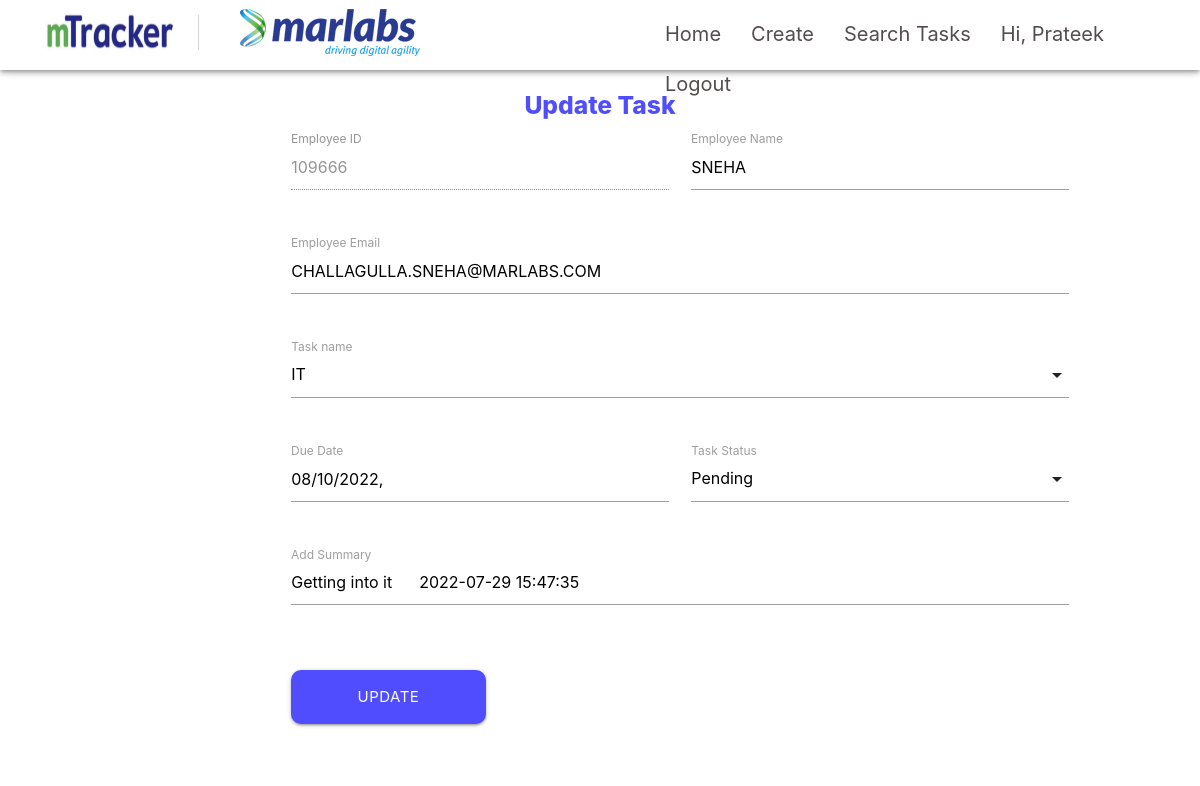
Screenshot of /search/updatetask/69 (signed in) with the database file from the repository.
### accounts/models.py (models this page shows)
class User(AbstractUser):
    username = None
    first_name = models.CharField(max_length=20)
    last_name = models.CharField(max_length=20)
    email = models.EmailField(max_length=30, unique=True)
    empid = models.CharField(max_length=8)
    designation = models.CharField(max_length=20)
    location = models.CharField(max_length=20)
    objects = UserManager()
    USERNAME_FIELD = 'email'
    REQUIRED_FIELDS = []

### taskData/models.py (models this page shows)
class TaskData(models.Model):
    empid = models.TextField(max_length=20)
    empname = models.TextField(max_length=50)
    empemail = models.TextField(max_length=50)
    taskname = models.TextField(max_length=100)
    duedate = models.TextField(max_length=20)
    taskstatus = models.TextField(max_length=15)
    tasksummary = models.TextField(max_length=500)
    createdon = models.DateField()

### mtracker/views.py (the view, shortened to what this page needs)
# urls.py: path('search/updatetask/<int:id>', views.updateTask, name='updatetask'),
@login_required(login_url="/login")
def updateTask(request, id):
    getData = models.TaskData.objects.get(pk=id)
    return render(request, "updatetask.html", {'getData':getData})

### templates/updatetask.html (shortened to what this page needs)
{% extends "base.html" %}
{% block body %}
    <div class="update-task-container">
        <div class="row">
            <center>
                <h5 class="update-task-title">Update Task</h5>
            </center>
            <form class="col l12 s12 offset-m0 offset-l2" method="post">
                <div class="row">
                    <div class="input-field col l4 s12">
                        <input disabled placeholder="Type employee id..." id="emp-id" type="text" class="validate" name="emp-id"
                            value={{getData.empid}}>
                        <label for="emp-id">Employee ID</label>
                    </div>
                    <div class="input-field col l4 s12">
                        <input placeholder="Type employee name..." id="emp-name" type="text" class="validate" name="emp-name"
                            value={{getData.empname}}>
                        <label for="emp-name">Employee Name</label>
                    </div>
                </div>
                <div class="row">
                    <div class="input-field col l8 s12">
                        <input placeholder="Type employee email..." id="emp-email" type="text" class="validate" name="emp-email"
                    value={{getData.empemail}}>
                        <label for="emp-email">Employee Email</label>
                    </div>
                </div>
                <div class="row">
                    <div class="input-field col l3 s12">
                        <label>Task name</label>
                    </div>
                </div>
                <div class="row">
                    <div class="input-field col l4 s12">
                        <label>Due Date</label>
                        <input placeholder="Select Due Date" type="text" class="datepicker" name="due-date" value={{getData.duedate}}>
                    </div>
                    <div class="input-field col l4 s12">
                        <label>Task Status</label>
                    </div>
                </div>
                <div class="row all-summary">
                    <div class="input-field col l4 s12">
                        <textarea placeholder="Add new updates here..." id="input-summary"
                            class="materialize-textarea" name="task-summary">{{getData.tasksummary}}</textarea>
                        <label for="input-summary">Add Summary</label>
                    </div>
                </div>
                <div class="row">
                    <div class="input-field col s12">
                        <button type='submit' name='btn_update' id="task-update-btn"
                            class='col l3 m6 s12 btn btn-large waves-effect'>Update</button>
                    </div>
            </form>
        </div>
    </div>
{% endblock %}

### templates/base.html (shortened to what this page needs)
<!DOCTYPE html>
<html lang="en">
<head>
    <link rel="stylesheet" href="https://cdnjs.cloudflare.com/ajax/libs/materialize/1.0.0/css/materialize.min.css">
    <link rel="stylesheet" href="/static/css/create-task_style.css">
    <link rel="stylesheet" href="/static/css/jquery.datetimepicker.css">
    <link rel="stylesheet" href="https://cdnjs.cloudflare.com/ajax/libs/materialize/1.0.0/css/materialize.min.css">
    <link rel="stylesheet" href="/static/css/hr-profile_style.css">
    <link href="https://cdn.jsdelivr.net/npm/bootstrap@5.1.3/dist/css/bootstrap.min.css" rel="stylesheet">
    <link rel="stylesheet" type="text/css" href="https://stackpath.bootstrapcdn.com/bootstrap/4.3.1/css/bootstrap.min.css">
    <link rel="stylesheet" type="text/css" href="https://codepen.io/skjha5993/pen/bXqWpR.css">
    <link rel="stylesheet" href="https://cdnjs.cloudflare.com/ajax/libs/materialize/1.0.0/css/materialize.min.css">
    <link rel="stylesheet" href="/static/css/update-task_style.css">
    <link rel="stylesheet" href="/static/css/jquery.datetimepicker.css">
    <link rel="stylesheet" href="/static/css/search-display-task_style.css">
    <link rel="stylesheet" href="/static/css/hr-profile_style.css">
    <link rel="stylesheet" href="/static/css/nav-bar_style.css">
</head>
<body>
    <div class="navbar-fixed">
        <nav>
            <div class="nav-wrapper">
                <div class="nav z-depth-2" id="nav">
                    <a href="{% url 'home' %}" class="brand-logo" id="brandlogo"> <img src="/static/img/mtrackerlogo1.jpg"> </a>
                <div class="marlabs logo" id="marlabslogo">
                    <li>
                        <img src="/static/img/Marlabs logo.png">
                    </li>
                </div>
                <ul id="bordereff">
                    {% if user.is_authenticated %}
                    <li><a  href="{% url 'home' %}">Home</a></li>
                    <li><a  href="{% url 'create' %}">Create</a></li>
                    <li><a  href="{% url 'search'%}">Search Tasks</a></li>
                    <li><a  href="{% url 'profile'%}">Hi, {{request.user.first_name}}</a></li>
                    <li><a  href="{% url 'logout'%}">Logout</a></li>
                    {% else %}
                     <li>
                        {% comment %} <a href="{% url 'login'%}">Login</a> {% endcomment %}
                    </li>
                    {% endif %}
                </ul>
                </div>
            </div>
        </nav>
    </div>
    {% block body %}
    {% endblock %}
</body>
</html>

### static/css/create-task_style.css (style rules this page uses)
body { overflow-x: hidden; }
.validate { padding: 2px 5px 2px 10px; font-size: 13px; }

### static/css/hr-profile_style.css (style rules this page uses)
body { overflow-x: hidden; }

### static/css/update-task_style.css (style rules this page uses)
body { overflow-x: hidden; }
.update-task-container { padding: 1% 10% 0% 10%; }
#task-update-btn { background: #504DFF; border-radius: 10px; }
.update-task-title { font-weight: 800; color: #504DFF; }

### static/css/search-display-task_style.css (style rules this page uses)
.input-field { margin-left: 0; }
.btn { border-radius: 10px; }

### static/css/nav-bar_style.css (style rules this page uses)
* { padding: 0; margin: 0; text-decoration: none; list-style: none; }
body { background-color:white; }
nav { background:white; height: 0px; width: 100%; text-decoration: none; }
nav ul { float:right; margin-right: 50px; margin-left: 650px; font-size: 20px; }
nav ul li { display: inline-block; line-height: 22px; margin: 0 5px; margin-top: 18px; }
nav ul li a { color:rgb(83, 77, 77); font-size: 20px; padding: 5px 10px; border-radius: 10px; font-weight: 400; }
#brandlogo img { position:absolute; left: 5%; top: 15%; width: 130px; height: 45px; margin-left: 45px; margin-top: 12px; }
#marlabslogo { position: absolute; left: 20%; top: 0; }
#nav { position: absolute; top: -25%; right: 0 ; left: 0; padding-bottom: 10px; background-color: white; height: 70px; }
.navbar-fixed { background: white !important; }
ul>li>a { color:black; font-size: 18px; padding: 5px 10px; border-radius: 10px; font-weight: 400; }

### rows the page displays
User: user.first_name "Prateek"
TaskData: emp-id "109666", emp-email "CHALLAGULLA.SNEHA@MARLABS.COM", task-summary "Getting into it 2022-07-29 15:47:35"
